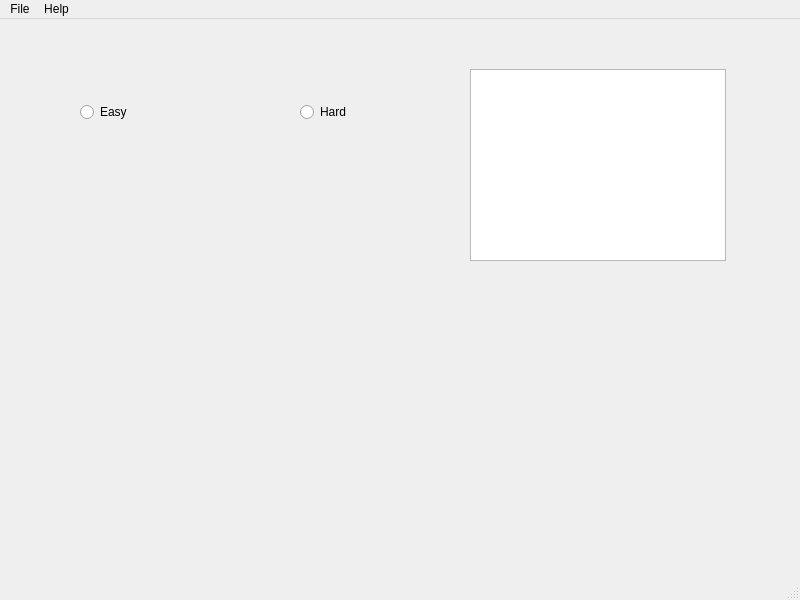
<?xml version="1.0" encoding="UTF-8"?>
<ui version="4.0">
 <class>MainWindow</class>
 <widget class="QMainWindow" name="MainWindow">
  <property name="geometry">
   <rect>
    <x>0</x>
    <y>0</y>
    <width>800</width>
    <height>600</height>
   </rect>
  </property>
  <property name="windowTitle">
   <string>MainWindow</string>
  </property>
  <widget class="QWidget" name="centralwidget">
   <widget class="QLabel" name="imageLabel">
    <property name="geometry">
     <rect>
      <x>30</x>
      <y>40</y>
      <width>711</width>
      <height>641</height>
     </rect>
    </property>
    <property name="styleSheet">
     <string notr="true"/>
    </property>
    <property name="lineWidth">
     <number>-3</number>
    </property>
    <property name="text">
     <string/>
    </property>
    <property name="pixmap">
     <pixmap>../../Pictures/Camera Roll/nas.jpg</pixmap>
    </property>
    <property name="scaledContents">
     <bool>true</bool>
    </property>
   </widget>
   <widget class="QRadioButton" name="radioButton">
    <property name="geometry">
     <rect>
      <x>80</x>
      <y>80</y>
      <width>112</width>
      <height>26</height>
     </rect>
    </property>
    <property name="text">
     <string>Easy</string>
    </property>
   </widget>
   <widget class="QRadioButton" name="radioButton_2">
    <property name="geometry">
     <rect>
      <x>300</x>
      <y>80</y>
      <width>112</width>
      <height>26</height>
     </rect>
    </property>
    <property name="text">
     <string>Hard</string>
    </property>
   </widget>
   <widget class="QListView" name="listView">
    <property name="geometry">
     <rect>
      <x>470</x>
      <y>50</y>
      <width>256</width>
      <height>192</height>
     </rect>
    </property>
   </widget>
  </widget>
  <widget class="QMenuBar" name="menubar">
   <property name="geometry">
    <rect>
     <x>0</x>
     <y>0</y>
     <width>800</width>
     <height>25</height>
    </rect>
   </property>
   <widget class="QMenu" name="menuMenu">
    <property name="title">
     <string>File</string>
    </property>
    <addaction name="actionNew_Recipe"/>
    <addaction name="actionExit"/>
   </widget>
   <widget class="QMenu" name="menuHelp">
    <property name="title">
     <string>Help</string>
    </property>
    <addaction name="actionAbout"/>
    <addaction name="actionAbout_2"/>
   </widget>
   <addaction name="menuMenu"/>
   <addaction name="menuHelp"/>
  </widget>
  <widget class="QStatusBar" name="statusbar"/>
  <action name="actionAbout">
   <property name="text">
    <string>Help</string>
   </property>
  </action>
  <action name="actionAbout_2">
   <property name="text">
    <string>About</string>
   </property>
  </action>
  <action name="actionNew_Recipe">
   <property name="text">
    <string>New Recipe</string>
   </property>
  </action>
  <action name="actionExit">
   <property name="text">
    <string>Exit</string>
   </property>
  </action>
 </widget>
 <resources/>
 <connections/>
</ui>
